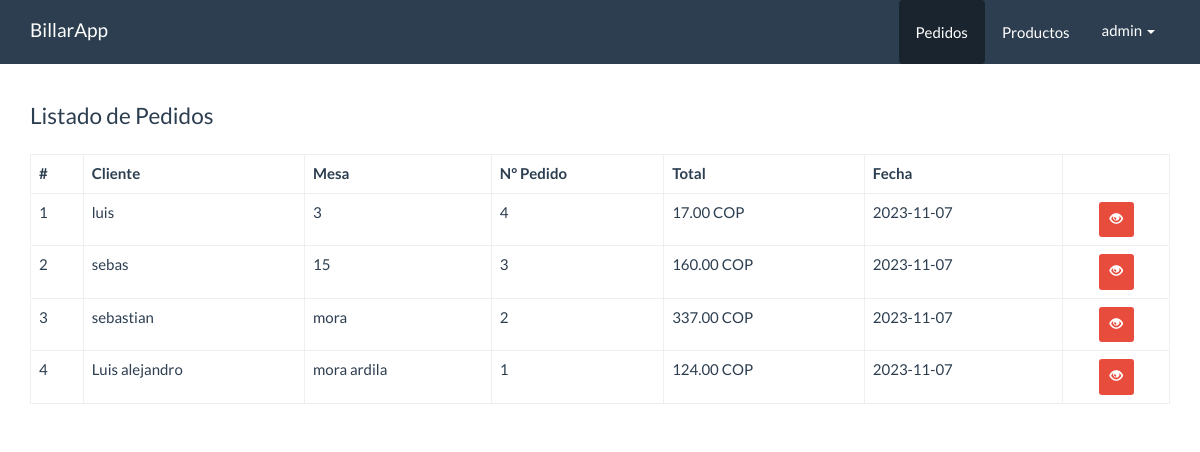
Before: /panel/pedidos/index.php with the older database file.
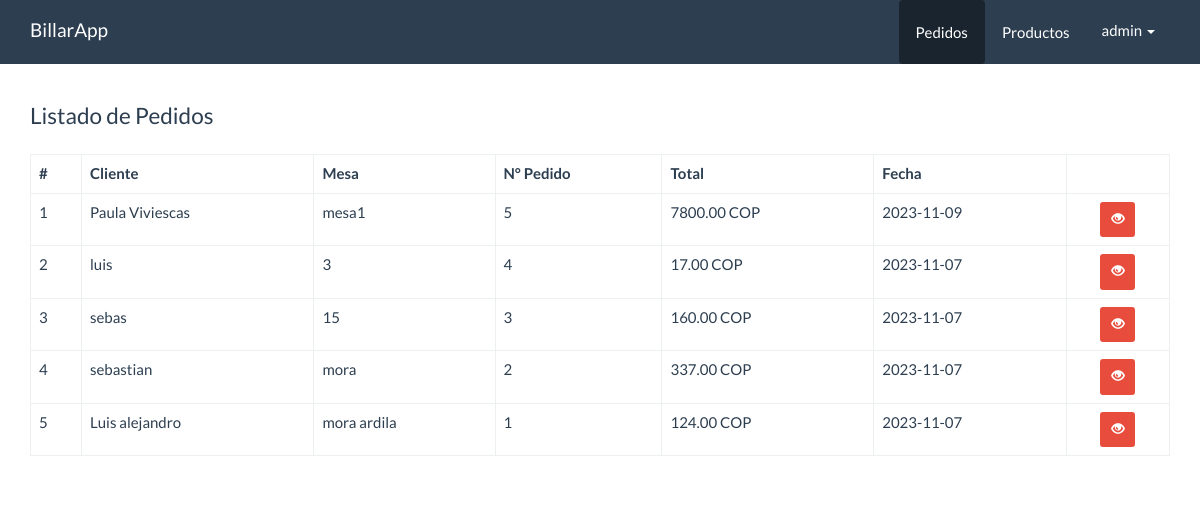
After: the same page with the newer database file.
### tables this page shows
CREATE TABLE `pedidos` (
  `id` int(10) NOT NULL,
  `cliente_id` int(11) NOT NULL,
  `total` decimal(10,2) NOT NULL,
  `fecha` date NOT NULL,
  `estado` int(11) NOT NULL DEFAULT 1
);

CREATE TABLE `clientes` (
  `id` int(10) NOT NULL,
  `nombre` varchar(80) NOT NULL,
  `mesa` varchar(100) NOT NULL,
  `comentario` varchar(300) NOT NULL
);

### src/Pedido.php (called while the page is built, shortened)
<?php
class Pedido{
    private $cn = null;
    public function __construct(){
        $this->config = parse_ini_file(__DIR__.'/../config.ini') ;
        $this->cn = new \PDO( $this->config['dns'], $this->config['usuario'],$this->config['clave'],array(
            \PDO::MYSQL_ATTR_INIT_COMMAND => 'SET NAMES utf8'
        ));
    }
    public function mostrar()
    {
        $sql = "SELECT p.id, nombre, mesa, total, fecha FROM pedidos p
        INNER JOIN clientes c ON p.cliente_id = c.id ORDER BY p.id DESC";
        $resultado = $this->cn->prepare($sql);
        if($resultado->execute())
            return  $resultado->fetchAll();
        return false;
    }
}

### panel/pedidos/index.php (the view, shortened to what this page needs)
<!DOCTYPE html>
<html lang="en">
  <head>
    <link rel="stylesheet" href="../../assets/css/bootstrap.min.css">
    <link rel="stylesheet" href="../../assets/css/estilos.css">
  </head>
  <body>
    <nav class="navbar navbar-default navbar-fixed-top">
      <div class="container">
        <div class="navbar-header">
          <a class="navbar-brand" href="../dashboard.php">BillarApp</a>
        </div>
        <div id="navbar" class="navbar-collapse collapse">
          <ul class="nav navbar-nav pull-right">
            <li class="active">
              <a href="index.php" class="btn">Pedidos</a>
            </li>
            <li>
              <a href="../productos/index.php" class="btn">Productos</a>
            </li>
            <li class="dropdown">
                <a href="#" class="dropdown-toggle" data-toggle="dropdown" role="button" aria-haspopup="true" aria-expanded="false">admin <span class="caret"></span></a>
            </li>
          </ul>
        </div>
      </div>
    </nav>
    <div class="container" id="main">
    <div class="row">
          <div class="col-md-12">
             <fieldset>
              <legend>Listado de Pedidos</legend>
                <table class="table table-bordered">
                  <thead>
                    <tr>
                      <th>#</th>
                      <th>Cliente</th>
                      <th>Mesa</th>
                      <th>N° Pedido</th>
                      <th>Total</th>
                      <th>Fecha</th>
                      <th></th>
                    </tr>
                  </thead>
                  <tbody>
                    <?php
                      $pedido = new billar\Pedido;
                      $info_pedido = $pedido->mostrar();
                      $cantidad = count($info_pedido);
                      if($cantidad > 0){
                        $c=0;
                      for($x =0; $x < $cantidad; $x++){
                        $c++;
                        $item = $info_pedido[$x];
                    ?>
                    <tr>
                      <td><?php print $c?></td>
                      <td><?php print $item['nombre']?></td>
                      <td><?php print $item['mesa']?></td>
                      <td><?php print $item['id']?></td>
                      <td><?php print $item['total']?> COP</td>
                      <td><?php print $item['fecha']?></td>
                      <td class="text-center">
                        <a href="ver.php?id=<?php print $item['id'] ?>" class="btn btn-danger btn-sm"><span class="glyphicon glyphicon-eye-open"></span></a>
                      </td>
                    </tr>
                    <?php
                      }
                    }else{
                    ?>
                    <tr>
                      <td colspan="6">NO HAY REGISTROS</td>
                    </tr>
                    <?php }?>
                  </tbody>
                </table>
             </fieldset>
          </div>
        </div>
    </div>
  </body>
</html>

### assets/css/estilos.css (style rules this page uses)
#main { margin-top: 100px; }

Changed rows visible on the page:
added pedidos: cliente.nombre "Paula Viviescas", cliente.mesa "mesa1", id "5", total "7800.00", fecha "2023-11-09"
